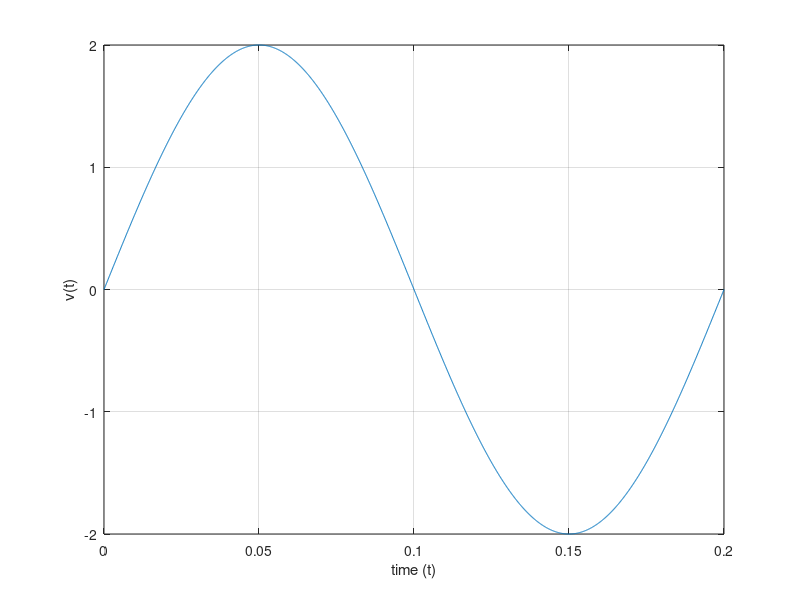

The MATLAB script that drew this image: (Note: this script raises an error after producing the figure.)
clc
clear all
close all

time_period=0.2;
step_size_t=0.0001;
t=0:step_size_t:time_period;
tt=length(t);

omega_o=2*pi/time_period;

No_of_Fourier_coff=25;
kk=-No_of_Fourier_coff:1:No_of_Fourier_coff;

for ii=1:tt
    if(t(ii)<=0.25)
        v_t(ii)=2;
    elseif(t(ii)>0.25 && t(ii)<0.75)
        v_t(ii)=0;
    else
        v_t(ii)=2;
    end
v_t(ii)=2*sin(2*pi*5*t(ii));
end


plot(t, v_t)
xlabel('time (t)')
ylabel('v(t)')
grid
pause


for ii=1:1:(2*No_of_Fourier_coff+1)
    temp1=v_t.*exp(-1j*omega_o*kk(ii).*t);
    [int_ans] = my_int_fun(temp1, step_size_t);
    a_k(ii)=(1/time_period)*(int_ans);
end

stem(kk, abs(a_k))